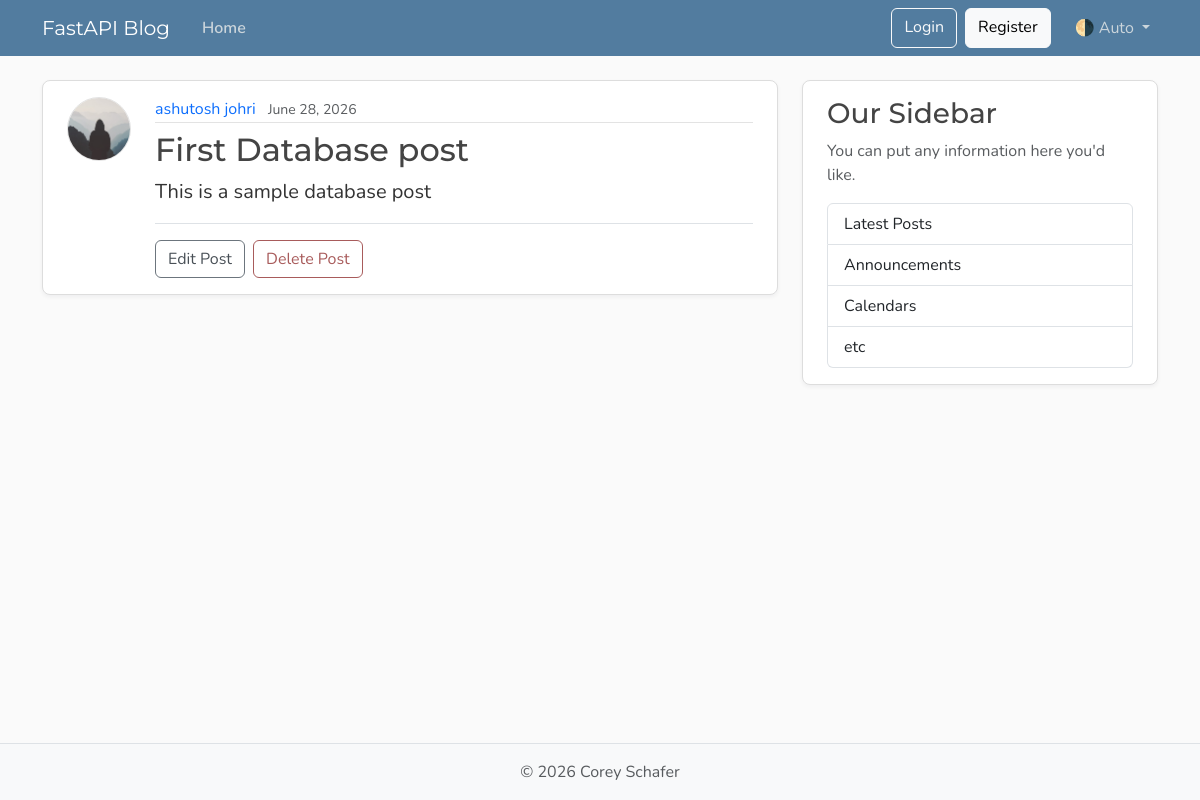
Before: /posts/1 with the older database file.
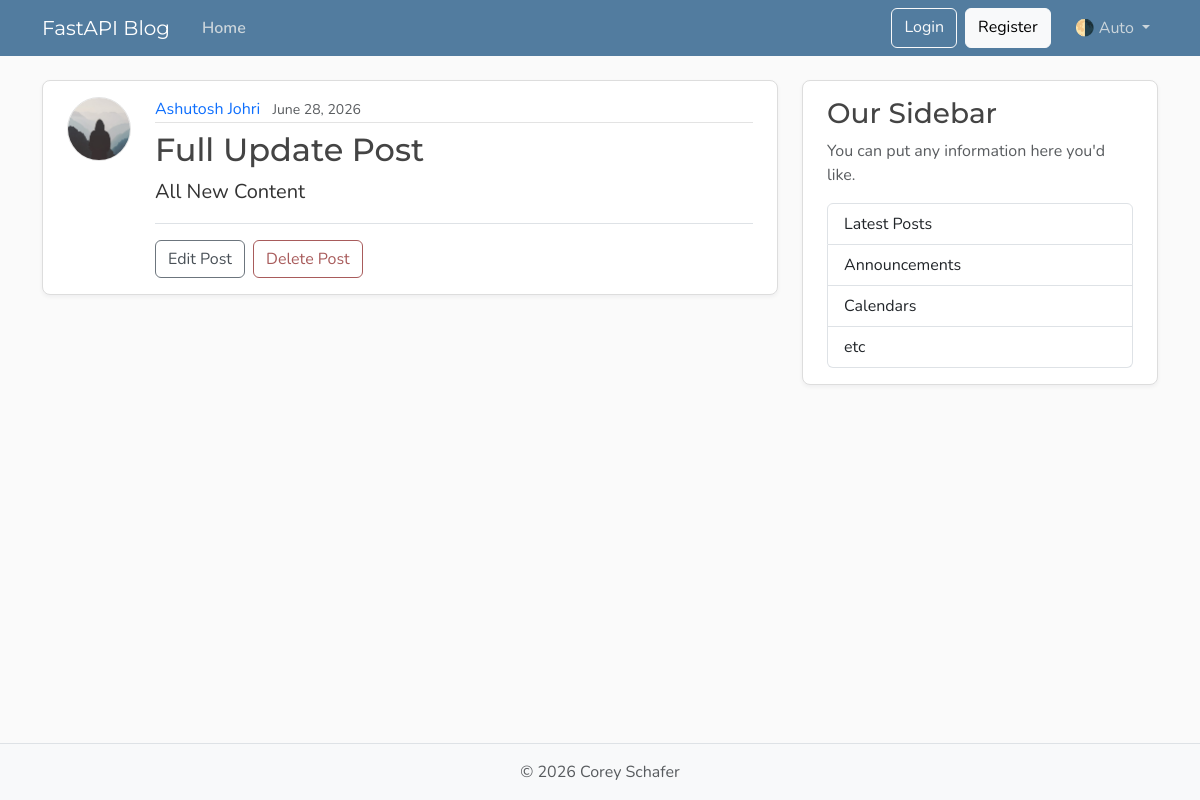
After: the same page with the newer database file.
### models.py (models this page shows, shortened)
class User(Base):
    __tablename__ = "users"
    id: Mapped[int] = mapped_column(Integer, primary_key=True, index=True)
    username: Mapped[str] = mapped_column(String(50), unique=True, index=True, nullable=False)
    email: Mapped[str] = mapped_column(String(100), unique=True, index=True, nullable=False)
    image_file: Mapped[str | None] = mapped_column(String(200), nullable=True, default=None)
    posts: Mapped[list[Post]] = relationship(back_populates="author", cascade="all, delete-orphan")

class Post(Base):
    __tablename__ = "posts"
    id: Mapped[int] = mapped_column(Integer, primary_key=True, index=True)
    title: Mapped[str] = mapped_column(String(100), nullable=False)
    content: Mapped[str] = mapped_column(Text, nullable=False)
    user_id: Mapped[int] = mapped_column(Integer, ForeignKey("users.id"), nullable=False, index=True)
    author: Mapped[User] = relationship(back_populates="posts")
    date_posted: Mapped[datetime] = mapped_column(DateTime(timezone=True), default=lambda:datetime.now(UTC), nullable=False)

### main.py (the view)
@app.get("/posts/{post_id}", include_in_schema=False)
def post_page(request: Request, post_id: int, db: Annotated[Session, Depends(get_db)]):
    result = db.execute(select(models.Post).where(models.Post.id == post_id))
    post = result.scalars().first()
    if not post:
        raise HTTPException(status_code=status.HTTP_404_NOT_FOUND, detail="Post not found")
    return templates.TemplateResponse(request, "post.html", {"post": post})

### templates/post.html (shortened to what this page needs)
{% extends "layout.html" %}
{% block content %}
  <article class="content-section py-3 px-4 mb-4">
    <div class="d-flex align-items-start gap-4">
      <img class="rounded-circle article-img flex-shrink-0"
           src="{{ post.author.image_path}}"
           alt="{{ post.author.username }}'s profile picture"
           width="64"
           height="64"
           loading="lazy">
      <div class="flex-grow-1">
        <div class="article-metadata mb-2">
          <a class="me-2" href="{{ url_for('user_posts', user_id=post.author.id) }}">{{ post.author.username }}</a>
          <small class="text-body-secondary">{{ post.date_posted.strftime('%B %d, %Y') }}</small>
        </div>
        <h2 class="article-title">{{ post.title }}</h2>
        <p class="article-content">{{ post.content }}</p>
        <div class="post-actions mt-3 pt-3 border-top">
          <a class="btn btn-outline-secondary me-1" href="#">Edit Post</a>
          <button type="button"
                  class="btn btn-outline-danger"
                  data-bs-toggle="modal"
                  data-bs-target="#deleteModal">Delete Post</button>
        </div>
      </div>
    </div>
  </article>
{% endblock content %}

Changed rows visible on the page:
changed User: author.username "ashutosh johri" → "Ashutosh Johri"
changed Post: title "First Database post" → "Full Update Post"; content "This is a sample database post" → "All New Content"
